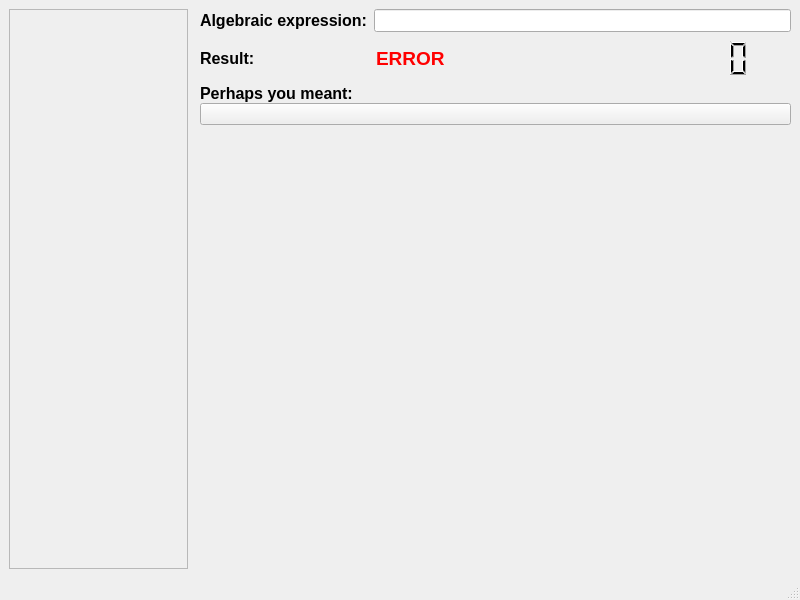
<?xml version="1.0" encoding="UTF-8"?>
<ui version="4.0">
 <class>MainWindow</class>
 <widget class="QMainWindow" name="MainWindow">
  <property name="geometry">
   <rect>
    <x>0</x>
    <y>0</y>
    <width>800</width>
    <height>600</height>
   </rect>
  </property>
  <property name="windowTitle">
   <string>Calculator</string>
  </property>
  <widget class="QWidget" name="centralwidget">
   <layout class="QHBoxLayout" name="horizontalLayout" stretch="3,10">
    <item>
     <widget class="QScrollArea" name="scrollArea">
      <property name="widgetResizable">
       <bool>true</bool>
      </property>
      <property name="alignment">
       <set>Qt::AlignLeading|Qt::AlignLeft|Qt::AlignTop</set>
      </property>
      <widget class="QWidget" name="scrollAreaWidgetContents">
       <property name="geometry">
        <rect>
         <x>0</x>
         <y>0</y>
         <width>177</width>
         <height>537</height>
        </rect>
       </property>
      </widget>
     </widget>
    </item>
    <item>
     <layout class="QFormLayout" name="formLayout">
      <item row="2" column="1">
       <widget class="QWidget" name="completionWidget" native="true">
        <layout class="QVBoxLayout" name="verticalLayout">
         <property name="spacing">
          <number>0</number>
         </property>
         <property name="leftMargin">
          <number>0</number>
         </property>
         <property name="topMargin">
          <number>0</number>
         </property>
         <property name="rightMargin">
          <number>0</number>
         </property>
         <property name="bottomMargin">
          <number>0</number>
         </property>
         <item>
          <widget class="QLabel" name="label_3">
           <property name="font">
            <font>
             <pointsize>12</pointsize>
             <bold>true</bold>
            </font>
           </property>
           <property name="text">
            <string>Perhaps you meant:</string>
           </property>
          </widget>
         </item>
         <item>
          <widget class="QPushButton" name="completionButton">
           <property name="text">
            <string/>
           </property>
          </widget>
         </item>
        </layout>
       </widget>
      </item>
      <item row="3" column="1">
       <widget class="QLabel" name="errorLabel">
        <property name="font">
         <font>
          <pointsize>12</pointsize>
          <italic>true</italic>
          <bold>true</bold>
         </font>
        </property>
        <property name="styleSheet">
         <string notr="true">color: red</string>
        </property>
        <property name="text">
         <string/>
        </property>
       </widget>
      </item>
      <item row="1" column="1">
       <layout class="QVBoxLayout" name="verticalLayout_4">
        <item>
         <layout class="QHBoxLayout" name="horizontalLayout_3" stretch="0,0">
          <item>
           <widget class="QLabel" name="label">
            <property name="font">
             <font>
              <pointsize>12</pointsize>
              <bold>true</bold>
             </font>
            </property>
            <property name="text">
             <string>Algebraic expression:</string>
            </property>
           </widget>
          </item>
          <item>
           <widget class="QLineEdit" name="expressionEdit">
            <property name="font">
             <font>
              <pointsize>10</pointsize>
              <bold>true</bold>
             </font>
            </property>
           </widget>
          </item>
         </layout>
        </item>
        <item>
         <layout class="QHBoxLayout" name="horizontalLayout_2" stretch="1,0,0,10">
          <item>
           <widget class="QLabel" name="label_2">
            <property name="font">
             <font>
              <pointsize>12</pointsize>
              <bold>true</bold>
             </font>
            </property>
            <property name="text">
             <string>Result:</string>
            </property>
           </widget>
          </item>
          <item>
           <widget class="QLabel" name="errorResultLabel">
            <property name="minimumSize">
             <size>
              <width>0</width>
              <height>40</height>
             </size>
            </property>
            <property name="maximumSize">
             <size>
              <width>16777215</width>
              <height>16777215</height>
             </size>
            </property>
            <property name="font">
             <font>
              <pointsize>14</pointsize>
              <italic>false</italic>
              <bold>true</bold>
             </font>
            </property>
            <property name="styleSheet">
             <string notr="true">color: red</string>
            </property>
            <property name="text">
             <string>ERROR</string>
            </property>
           </widget>
          </item>
          <item>
           <spacer name="horizontalSpacer">
            <property name="orientation">
             <enum>Qt::Horizontal</enum>
            </property>
            <property name="sizeHint" stdset="0">
             <size>
              <width>40</width>
              <height>20</height>
             </size>
            </property>
           </spacer>
          </item>
          <item>
           <widget class="QLCDNumber" name="lcdNumber">
            <property name="minimumSize">
             <size>
              <width>0</width>
              <height>40</height>
             </size>
            </property>
            <property name="maximumSize">
             <size>
              <width>300</width>
              <height>16777215</height>
             </size>
            </property>
            <property name="frameShape">
             <enum>QFrame::NoFrame</enum>
            </property>
            <property name="smallDecimalPoint">
             <bool>true</bool>
            </property>
            <property name="digitCount">
             <number>10</number>
            </property>
           </widget>
          </item>
         </layout>
        </item>
       </layout>
      </item>
     </layout>
    </item>
   </layout>
  </widget>
  <widget class="QMenuBar" name="menubar">
   <property name="geometry">
    <rect>
     <x>0</x>
     <y>0</y>
     <width>800</width>
     <height>21</height>
    </rect>
   </property>
  </widget>
  <widget class="QStatusBar" name="statusbar"/>
 </widget>
 <resources/>
 <connections/>
</ui>
